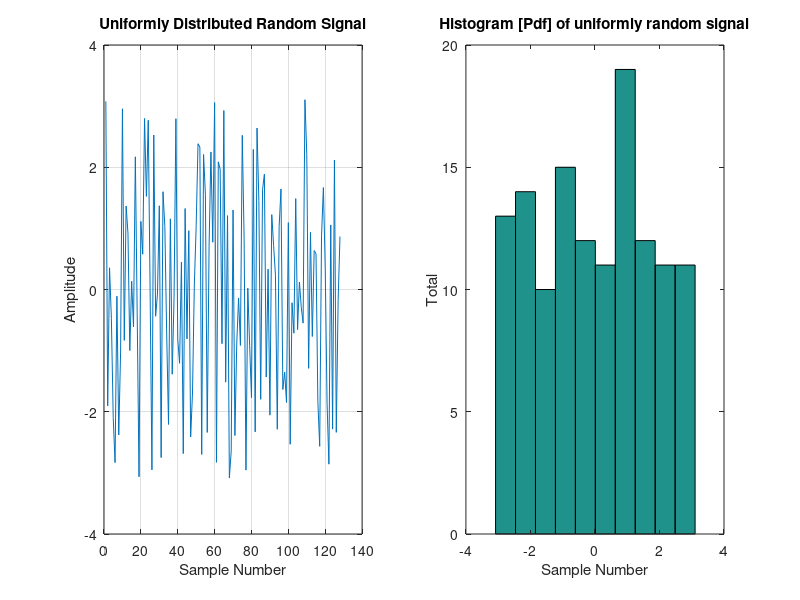

This chart was generated by the following MATLAB code:
N = 128;
R = (2 * pi).*rand(1, N) - pi;
m = sum(R) / N
SD = sqrt(sum((R - m).^2) / (N - 1))
figure(1);
subplot(1, 2, 1);
plot(R);
grid;
title('Uniformly Distributed Random Signal');
xlabel('Sample Number');
ylabel('Amplitude');
subplot(1, 2, 2);
hist(R);
title('Histogram [Pdf] of uniformly random signal');
xlabel('Sample Number');
ylabel('Total');
